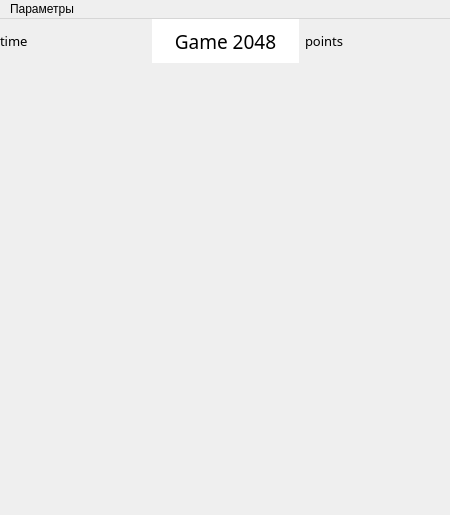
<?xml version="1.0" encoding="UTF-8"?>
<ui version="4.0">
 <class>MainWindow</class>
 <widget class="QMainWindow" name="MainWindow">
  <property name="geometry">
   <rect>
    <x>0</x>
    <y>0</y>
    <width>450</width>
    <height>515</height>
   </rect>
  </property>
  <property name="acceptDrops">
   <bool>true</bool>
  </property>
  <property name="windowTitle">
   <string>Play Game 2048</string>
  </property>
  <property name="layoutDirection">
   <enum>Qt::LeftToRight</enum>
  </property>
  <widget class="QWidget" name="centralwidget">
   <widget class="QWidget" name="horizontalLayoutWidget">
    <property name="geometry">
     <rect>
      <x>0</x>
      <y>0</y>
      <width>451</width>
      <height>44</height>
     </rect>
    </property>
    <layout class="QHBoxLayout" name="horizontalLayout">
     <item>
      <widget class="QLabel" name="label">
       <property name="font">
        <font>
         <family>Sitka Text</family>
         <pointsize>10</pointsize>
        </font>
       </property>
       <property name="cursor">
        <cursorShape>WaitCursor</cursorShape>
       </property>
       <property name="contextMenuPolicy">
        <enum>Qt::CustomContextMenu</enum>
       </property>
       <property name="toolTipDuration">
        <number>-1</number>
       </property>
       <property name="frameShadow">
        <enum>QFrame::Plain</enum>
       </property>
       <property name="text">
        <string>time</string>
       </property>
       <property name="margin">
        <number>6</number>
       </property>
      </widget>
     </item>
     <item>
      <widget class="QLabel" name="label_3">
       <property name="font">
        <font>
         <family>Sitka Text</family>
         <pointsize>14</pointsize>
        </font>
       </property>
       <property name="styleSheet">
        <string notr="true">background-color: rgb(255, 255, 255);
</string>
       </property>
       <property name="text">
        <string>Game 2048</string>
       </property>
       <property name="alignment">
        <set>Qt::AlignCenter</set>
       </property>
      </widget>
     </item>
     <item>
      <widget class="QLabel" name="label_2">
       <property name="font">
        <font>
         <family>Sitka Text</family>
         <pointsize>10</pointsize>
        </font>
       </property>
       <property name="text">
        <string>points</string>
       </property>
       <property name="margin">
        <number>5</number>
       </property>
      </widget>
     </item>
    </layout>
   </widget>
  </widget>
  <widget class="QMenuBar" name="menubar">
   <property name="geometry">
    <rect>
     <x>0</x>
     <y>0</y>
     <width>450</width>
     <height>21</height>
    </rect>
   </property>
   <widget class="QMenu" name="menu">
    <property name="title">
     <string>Параметры</string>
    </property>
    <widget class="QMenu" name="menu_2">
     <property name="title">
      <string>Кол-во клеток</string>
     </property>
     <addaction name="separator"/>
     <addaction name="action3_3"/>
     <addaction name="action4_4"/>
     <addaction name="action5_5"/>
    </widget>
    <addaction name="menu_2"/>
    <addaction name="action_reset_record"/>
    <addaction name="action"/>
   </widget>
   <addaction name="menu"/>
  </widget>
  <action name="action3_3">
   <property name="text">
    <string>Поле 3 х 3</string>
   </property>
   <property name="iconText">
    <string>Поле 3 х 3</string>
   </property>
   <property name="toolTip">
    <string>Поле 3 х 3</string>
   </property>
  </action>
  <action name="action4_4">
   <property name="text">
    <string>Поле 4 х 4</string>
   </property>
   <property name="iconText">
    <string>Поле 4 х 4</string>
   </property>
   <property name="toolTip">
    <string>Поле 4 х 4</string>
   </property>
  </action>
  <action name="action5_5">
   <property name="text">
    <string>Поле 5 х 5</string>
   </property>
   <property name="iconText">
    <string>Поле 5 х 5</string>
   </property>
   <property name="toolTip">
    <string>Поле 5 х 5</string>
   </property>
  </action>
  <action name="action6_6">
   <property name="text">
    <string>6 х 6</string>
   </property>
  </action>
  <action name="action7_7">
   <property name="text">
    <string>7 х 7</string>
   </property>
  </action>
  <action name="action8_8">
   <property name="text">
    <string>8 х 8</string>
   </property>
  </action>
  <action name="action_reset_record">
   <property name="text">
    <string>Обнулить рекорд</string>
   </property>
  </action>
  <action name="action">
   <property name="text">
    <string>Начать заново</string>
   </property>
  </action>
 </widget>
 <resources/>
 <connections/>
</ui>
